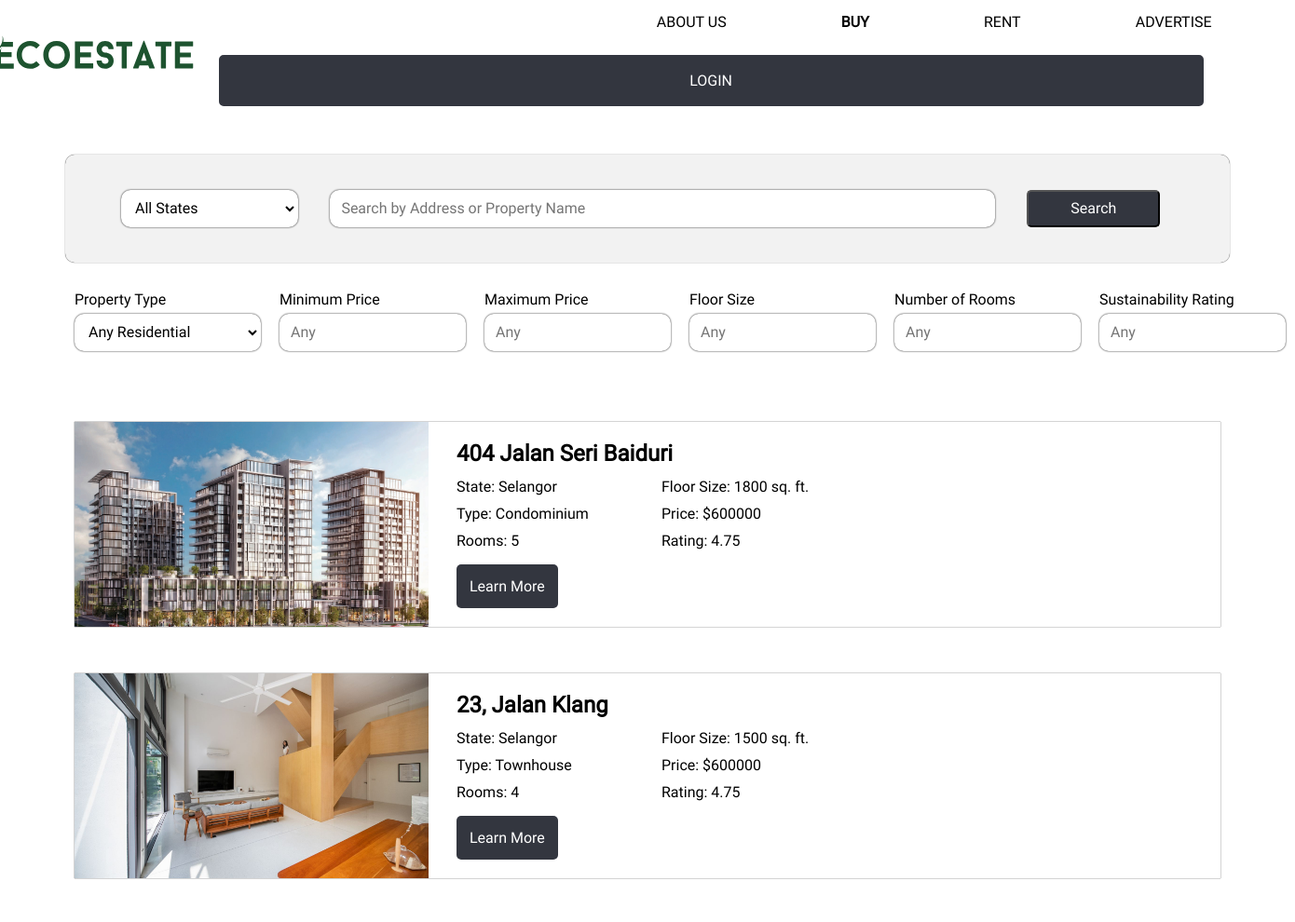
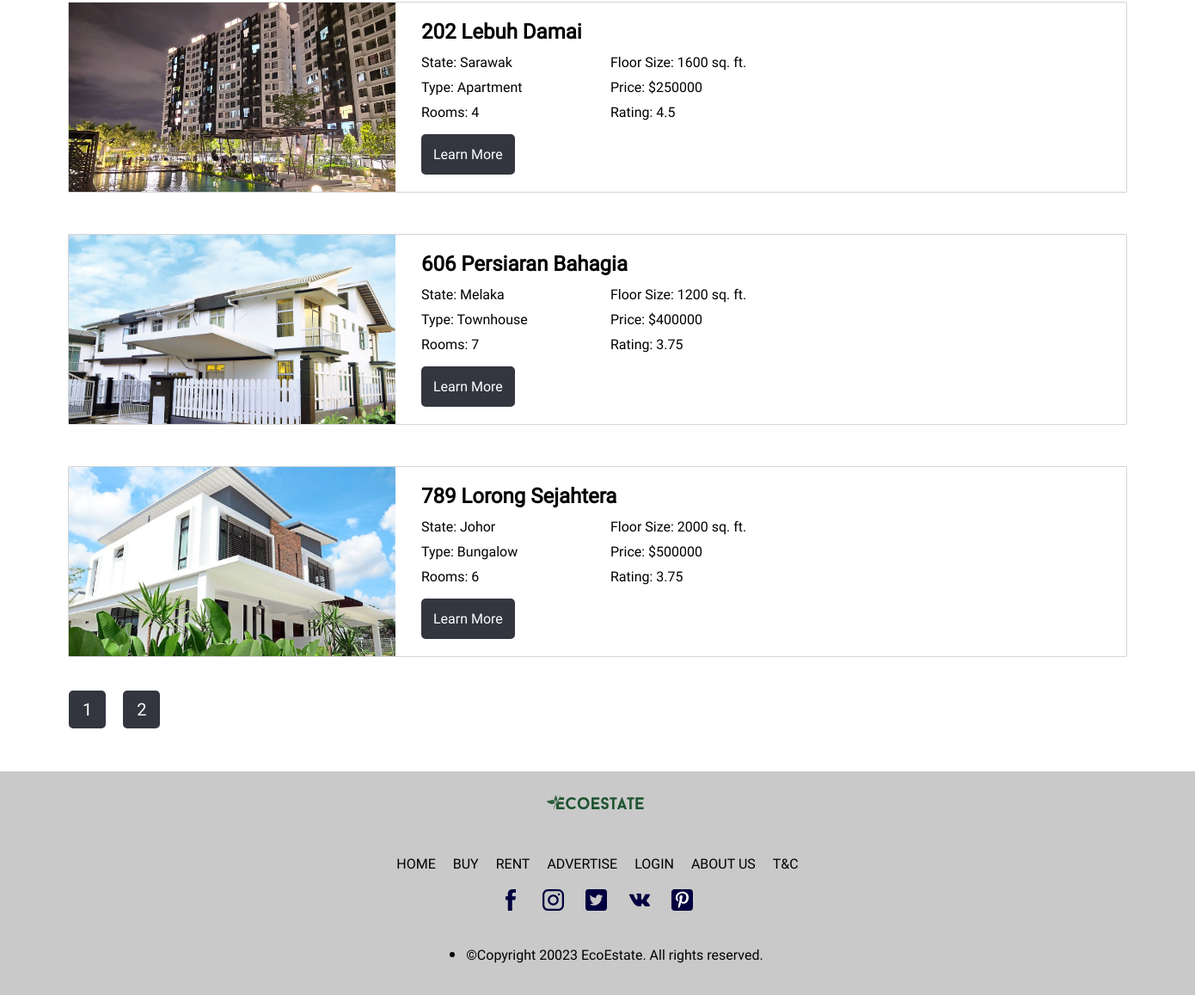
/EcoEstate/property_search.php?type=sale, run on the app's committed database (2 pictures, top to bottom).
### tables this page shows
CREATE TABLE `property_image` (
  `img_id` int(11) NOT NULL,
  `property_id` int(11) NOT NULL,
  `img_dir` varchar(100) NOT NULL
);

CREATE TABLE `property` (
  `property_id` int(10) NOT NULL,
  `address` varchar(100) NOT NULL,
  `city` varchar(50) NOT NULL,
  `state` varchar(20) NOT NULL,
  `property_type` varchar(20) NOT NULL,
  `listing_type` varchar(10) NOT NULL,
  `price` int(10) NOT NULL,
  `floor_size` int(6) NOT NULL,
  `building_rating` decimal(2,1) DEFAULT 0.0,
  `renewable_rating` decimal(2,1) DEFAULT 0.0,
  `energy_rating` decimal(2,1) DEFAULT 0.0,
  `water_rating` decimal(2,1) DEFAULT 0.0,
  `user_id` int(10) DEFAULT NULL,
  `description` text NOT NULL,
  `furnished` varchar(3) NOT NULL,
  `no_of_bedrooms` tinyint(4) NOT NULL,
  `no_of_bathrooms` tinyint(4) NOT NULL,
  `no_of_carparks` tinyint(4) NOT NULL,
  `upload_date` datetime NOT NULL DEFAULT current_timestamp(),
  `construction_date` year(4) NOT NULL,
  `certificates` text NOT NULL
);

### EcoEstate/property_search.php (the view, shortened to what this page needs)
<html lang = "en">
    <head>
        <link rel = "stylesheet" type = "text/css" href = "style.css">
    </head>
    <body class="pagewidth">
        <header>
            <a href="home.php"><img  class="logo" src="../Images/Logo.svg"></a>
            <nav>
                <div class="right">
                    <div>
                        <a href="about_us.php">ABOUT US</a>
                    </div>
                    <div>
                        <a href="property_search.php?type=sale"
                            <?php
                            if(isset($_GET)){
                                if($_GET['type'] == "sale"){
                                    echo 'style="font-weight: bolder;"';
                                }
                            }
                            ?>
                        >
                            BUY
                        </a>
                    </div>
                    <div>
                        <a href="property_search.php?type=rent"
                        <?php
                            if(isset($_GET)){
                                if($_GET['type'] == "rent"){
                                    echo 'style="font-weight: bolder;"';
                                }
                            }
                            ?>
                        >
                            RENT
                        </a>
                    </div>
                    <div>
                        <a href="addproperty.php">ADVERTISE</a>
                    </div>
                </div>
                <div class="buttons">
                    <div class="login">
                        <button
                            <?php
                            if (isset($_SESSION["user_id"]) && $_SESSION["username"]){
                                echo 'onclick="window.location.href=';
                                echo "'user_page.php';";
                                echo ';">MY ACCOUNT';
                            }
                            elseif (isset($_SESSION['admin_id']) && $_SESSION['name']){
                                echo 'onclick="window.location.href=';
                                echo "'admin_page.php';";
                                echo ';">ADMIN PAGE';
                            }
                            else{
                                echo 'onclick="window.location.href=';
                                echo "'login.php';";
                                echo ';">LOGIN';
                            }
                            ?>
                        </button>
                    </div>
                </div>
            </nav>
        </header>
        <div class="spbg">
            <div class="spsearchbox">
                <form id="propertyForm" action="property_search.php?type=<?php echo $_GET['type']?>" method="POST">
                    <div class="spsearchbar1">
                        <select class="spsb1drop" id="state" name="state">
                            <option value="">All States</option>
                        </select>
                        <input class="spsb1textbox" type="text" id="title" name="title" placeholder="Search by Address or Property Name">
                        <input class="spsubmitbutton" type="submit" name="submit" value="Search" />
                    </div>
                    <div class="spsearchbar2">
                        <div class="spsb2optionspace">
                            <label class="spsb2optiontitle" for="property_type">Property Type</label>
                            <div class="spsb2optiontitlespace"></div>
                            <select class="spsb2optionbox" id="property_type" name="property_type">
                                <option value="">Any Residential</option>
                            </select>
                        </div>
                        <div class="spsb2optionspace">
                            <label class="spsb2optiontitle" for="minprice">Minimum Price</label>
                            <div class="spsb2optiontitlespace"></div>
                            <input class="spsb2optionbox" type="number" id="min_price" name="min_price" placeholder="Any">
                        </div>
                        <div class="spsb2optionspace">
                            <label class="spsb2optiontitle" for="maxprice">Maximum Price</label>
                            <div class="spsb2optiontitlespace"></div>
                            <input class="spsb2optionbox" type="number" id="max_price" name="max_price" placeholder="Any">
                        </div>
                        <div class="spsb2optionspace">
                            <label class="spsb2optiontitle" for="square_feet">Floor Size</label>
                            <div class="spsb2optiontitlespace"></div>
                            <input class="spsb2optionbox" type="number" id="square_feet" name="square_feet" placeholder="Any">
                        </div>
                        <div class="spsb2optionspace">
                            <label class="spsb2optiontitle" for="rooms">Number of Rooms</label>
                            <div class="spsb2optiontitlespace"></div>
                            <input class="spsb2optionbox" type="number" id="rooms" name="rooms" placeholder="Any">
                        </div>
                        <div class="spsb2optionspace">
                            <label class="spsb2optiontitle" for="rating">Sustainability Rating</label>
                            <div class="spsb2optiontitlespace"></div>
                            <input class="spsb2optionbox" type="number" id="rating" name="rating" placeholder="Any">
                        </div>
                    </div>
                </form>
            </div>
        </div>
        <div class="spresultsec">
            <?php
            include ("mysqli_connect.php");
            function buildWhereClause($inputs)
            {
                $conditions = array();
                if (!empty($inputs['type'])) {
                    $conditions[] = "listing_type = '". $inputs['type'] . "'";
                }
                if (!empty($conditions)) {
                    return "WHERE " . implode(" AND ", $conditions);
                } else {
                    return "";
                }
            }
            $searchInputs = array(
                'title' => isset($_POST['title']) ? '%' . $_POST['title'] . '%' : null,
                'state' => isset($_POST['state']) ? $_POST['state'] : null,
                'property_type' => isset($_POST['property_type']) ? $_POST['property_type'] : null,
                'rooms' => isset($_POST['rooms']) ? intval($_POST['rooms']) : null,
                'floor_size' => isset($_POST['square_feet']) ? intval($_POST['square_feet']) : null,
                'min_price' => isset($_POST['min_price']) ? floatval($_POST['min_price']) : null,
                'max_price' => isset($_POST['max_price']) ? floatval($_POST['max_price']) : null,
                'rating' => isset($_POST['rating']) ? floatval($_POST['rating']) : null,
                'type' => isset($_GET['type']) ? $_GET['type'] : null
            );
            $resultsPerPage = 5;
            $page = isset($_GET['page']) ? intval($_GET['page']) : 1;
            $offset = ($page - 1) * $resultsPerPage;
            $pages = false;
            $whereClause = buildWhereClause($searchInputs);
            $q = "SELECT * FROM property $whereClause AND property_id IN (SELECT property_id FROM property_approval WHERE admin_id IS NOT NULL and approval_date IS NOT NULL)
             ORDER BY (building_rating + renewable_rating + energy_rating + water_rating) DESC;";
            $result = @mysqli_query($dbc, $q);
            if (mysqli_num_rows($result) >= $resultsPerPage) {
                $q = "SELECT * FROM property $whereClause AND property_id IN (SELECT property_id FROM property_approval WHERE admin_id IS NOT NULL and approval_date IS NOT NULL)
                 ORDER BY (building_rating + renewable_rating + energy_rating + water_rating) DESC LIMIT $resultsPerPage OFFSET $offset";
                $result = @mysqli_query($dbc, $q);
                $pages = true;
            }
            if (mysqli_num_rows($result) > 0) {
                while ($property = mysqli_fetch_assoc($result)) {
                    $property_id = $property['property_id'];
                    $q = "SELECT * FROM property_approval WHERE property_id = $property_id AND approval_date IS NOT NULL";
                    $r = @mysqli_query($dbc, $q);
                    if(mysqli_num_rows($r) > 0){
                        echo "<div class='propertyresult'>";
                        $q = "SELECT * FROM property_image WHERE property_id = $property_id LIMIT 1;";
                        $r = @mysqli_query($dbc, $q);
                        if ($r){
                            while ($image = mysqli_fetch_assoc($r)){
                                echo '<img style="width:380px;height:220px;object-fit: cover;" src="'. $image["img_dir"] . '">';
                            }
                        }
                        echo "<div class='propertyresultdetail'>";
                        echo "<div class='propertytitle'>" . $property['address'] . "</div>";
                        echo "<div class='pdetailsecbox'>";
                        echo "<div class='pdetailsec'>";
                        echo "<div class='propertydetail'>State: " . $property['state'] . "</div>";
                        echo "<div class='propertydetail'>Type: " . $property['property_type'] . "</div>";
                        echo "<div class='propertydetail'>Rooms: " . $property['no_of_bedrooms'] + $property['no_of_bathrooms'] . "</div>";
                        echo "</div>";
                        echo "<div class='pdetailsec'>";
                        echo "<div class='propertydetail'>Floor Size: " . $property['floor_size'] . " sq. ft.</div>";
                        echo "<div class='propertydetail'>Price: $" . $property['price'] . "</div>";
                        $build_rate = $property['building_rating'];
                        $renew_rate = $property['renewable_rating'];
                        $energy_rate = $property['energy_rating'];
                        $water_rate = $property['water_rating'];
                        $total_rate = ($build_rate + $renew_rate + $energy_rate + $water_rate) / 4;
                        echo "<div class='propertydetail'>Rating: " . $total_rate . "</div>";
                        echo "</div>";
                        echo "</div>";
                        echo '<br><a class="learnmorebutton" href="show_property.php?id=' . $property_id. '">Learn More</a>';
                        echo "</div>";
                        echo "</div>";
                    }
                }
                if ($pages){
                    $q = "SELECT COUNT(*) AS total FROM property $whereClause";
                    $result = @mysqli_query($dbc, $q);
                    $row = mysqli_fetch_assoc($result);
                    $totalPages = ceil($row['total'] / $resultsPerPage);
                    echo "<div class='pagination'>";
                    for ($i = 1; $i <= $totalPages; $i++) {
                        echo "<a class='sppagenumber' href='?page=$i&type=" . $searchInputs['type'] . "'>$i</a>";
                    }
                    echo "</div>";
                }
            } else {
                echo "<div class='nomatchproperty'>No properties found matching the criteria.</div>";
            }
            ?>
        </div>
        <footer>
            <div class="footer">
                <div class="row">
                    <img src="../Images/Logo.svg" style = "min-width: 10%; max-width: 10%; margin-left: auto; margin-right: auto;">
                </div>
                <div class="footer-links">
                    <a href="home.php">HOME</a>
                    <a href="property_search.php?type=sale">BUY</a>
                    <a href="property_search.php?type=rent">RENT</a>
                    <a href="addproperty.php">ADVERTISE</a>
                    <a href="login.php">LOGIN</a>
                    <a href="about_us.php">ABOUT US</a>
                    <a href="t&c.php">T&C</a>
                </div>
                <div class="socials">
                    <img class="icon" src="../Images/FB.svg">
                    <img class="icon" src="../Images/Insta.svg">
                    <img class="icon" src="../Images/Twitt.svg">
                    <img class="icon" src="../Images/VK.svg">
                    <img class="icon" src="../Images/Pin.svg">
                </div>
                <div class = "row">
                    <ul>
                        <li>
                            <p class="copyright">&copy;Copyright 20023 EcoEstate. All rights reserved.</p>
                        </li>
                    </ul>
                </div>
            </div>
        </footer>
    </body>
</html>

### data on the page
property: address "404 Jalan Seri Baiduri", state "Selangor", property_type "Condominium", $property['no_of_bedrooms'] + $property['no_of_bathrooms'] "5", floor_size "1800", price "600000", total_rate "4.75"
property_image: img_dir (picture)
property: address "23, Jalan Klang", state "Selangor", property_type "Townhouse", $property['no_of_bedrooms'] + $property['no_of_bathrooms'] "4", floor_size "1500", price "600000", total_rate "4.75"
property_image: img_dir (picture)
property: address "202 Lebuh Damai", state "Sarawak", property_type "Apartment", $property['no_of_bedrooms'] + $property['no_of_bathrooms'] "4", floor_size "1600", price "250000", total_rate "4.5"
property_image: img_dir (picture)
property: address "606 Persiaran Bahagia", state "Melaka", property_type "Townhouse", $property['no_of_bedrooms'] + $property['no_of_bathrooms'] "7", floor_size "1200", price "400000", total_rate "3.75"
property_image: img_dir (picture)
property: address "789 Lorong Sejahtera", state "Johor", property_type "Bungalow", $property['no_of_bedrooms'] + $property['no_of_bathrooms'] "6", floor_size "2000", price "500000", total_rate "3.75"
property_image: img_dir (picture)
